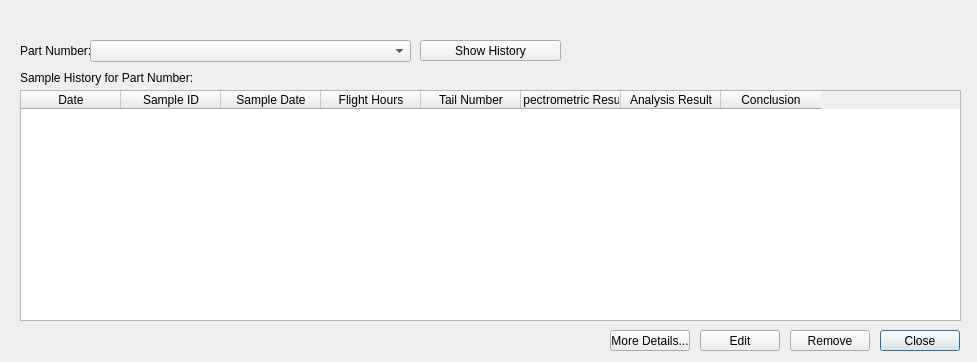
<?xml version="1.0" encoding="UTF-8"?>
<ui version="4.0">
 <class>History</class>
 <widget class="QDialog" name="History">
  <property name="geometry">
   <rect>
    <x>0</x>
    <y>0</y>
    <width>977</width>
    <height>362</height>
   </rect>
  </property>
  <property name="windowTitle">
   <string>History</string>
  </property>
  <widget class="QPushButton" name="pushButton">
   <property name="geometry">
    <rect>
     <x>880</x>
     <y>330</y>
     <width>80</width>
     <height>21</height>
    </rect>
   </property>
   <property name="text">
    <string>Close</string>
   </property>
  </widget>
  <widget class="QPushButton" name="pushButton_2">
   <property name="geometry">
    <rect>
     <x>420</x>
     <y>40</y>
     <width>141</width>
     <height>21</height>
    </rect>
   </property>
   <property name="text">
    <string>Show History</string>
   </property>
  </widget>
  <widget class="QLabel" name="label">
   <property name="geometry">
    <rect>
     <x>20</x>
     <y>40</y>
     <width>111</width>
     <height>21</height>
    </rect>
   </property>
   <property name="text">
    <string>Part Number:</string>
   </property>
  </widget>
  <widget class="QLabel" name="label_2">
   <property name="geometry">
    <rect>
     <x>20</x>
     <y>70</y>
     <width>251</width>
     <height>16</height>
    </rect>
   </property>
   <property name="text">
    <string>Sample History for Part Number:</string>
   </property>
  </widget>
  <widget class="QTableWidget" name="tableWidget">
   <property name="geometry">
    <rect>
     <x>20</x>
     <y>90</y>
     <width>941</width>
     <height>231</height>
    </rect>
   </property>
   <column>
    <property name="text">
     <string>Date</string>
    </property>
   </column>
   <column>
    <property name="text">
     <string>Sample ID</string>
    </property>
   </column>
   <column>
    <property name="text">
     <string>Sample Date</string>
    </property>
   </column>
   <column>
    <property name="text">
     <string>Flight Hours</string>
    </property>
   </column>
   <column>
    <property name="text">
     <string>Tail Number</string>
    </property>
   </column>
   <column>
    <property name="text">
     <string>Spectrometric Result</string>
    </property>
   </column>
   <column>
    <property name="text">
     <string>Analysis Result</string>
    </property>
   </column>
   <column>
    <property name="text">
     <string>Conclusion</string>
    </property>
   </column>
  </widget>
  <widget class="QComboBox" name="comboBox">
   <property name="geometry">
    <rect>
     <x>90</x>
     <y>40</y>
     <width>321</width>
     <height>22</height>
    </rect>
   </property>
  </widget>
  <widget class="QPushButton" name="pushButton_3">
   <property name="geometry">
    <rect>
     <x>610</x>
     <y>330</y>
     <width>80</width>
     <height>21</height>
    </rect>
   </property>
   <property name="text">
    <string>More Details...</string>
   </property>
  </widget>
  <widget class="QPushButton" name="pushButton_4">
   <property name="geometry">
    <rect>
     <x>700</x>
     <y>330</y>
     <width>80</width>
     <height>21</height>
    </rect>
   </property>
   <property name="text">
    <string>Edit</string>
   </property>
  </widget>
  <widget class="QPushButton" name="pushButton_5">
   <property name="geometry">
    <rect>
     <x>790</x>
     <y>330</y>
     <width>80</width>
     <height>21</height>
    </rect>
   </property>
   <property name="text">
    <string>Remove</string>
   </property>
  </widget>
 </widget>
 <resources/>
 <connections/>
</ui>
